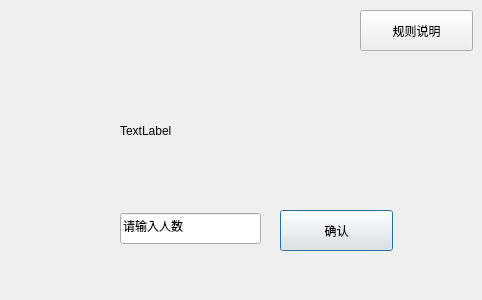
<?xml version="1.0" encoding="UTF-8"?>
<ui version="4.0">
 <class>Dialog</class>
 <widget class="QDialog" name="Dialog">
  <property name="geometry">
   <rect>
    <x>0</x>
    <y>0</y>
    <width>482</width>
    <height>300</height>
   </rect>
  </property>
  <property name="windowTitle">
   <string>Dialog</string>
  </property>
  <widget class="QLabel" name="label">
   <property name="geometry">
    <rect>
     <x>120</x>
     <y>60</y>
     <width>261</width>
     <height>141</height>
    </rect>
   </property>
   <property name="text">
    <string>TextLabel</string>
   </property>
  </widget>
  <widget class="QLineEdit" name="lineEdit">
   <property name="geometry">
    <rect>
     <x>120</x>
     <y>213</y>
     <width>141</width>
     <height>31</height>
    </rect>
   </property>
   <property name="text">
    <string>请输入人数</string>
   </property>
  </widget>
  <widget class="QPushButton" name="pushButton">
   <property name="geometry">
    <rect>
     <x>280</x>
     <y>210</y>
     <width>113</width>
     <height>41</height>
    </rect>
   </property>
   <property name="text">
    <string>确认</string>
   </property>
  </widget>
  <widget class="QPushButton" name="pushButton_2">
   <property name="geometry">
    <rect>
     <x>360</x>
     <y>10</y>
     <width>113</width>
     <height>41</height>
    </rect>
   </property>
   <property name="text">
    <string>规则说明</string>
   </property>
  </widget>
 </widget>
 <resources/>
 <connections/>
</ui>
